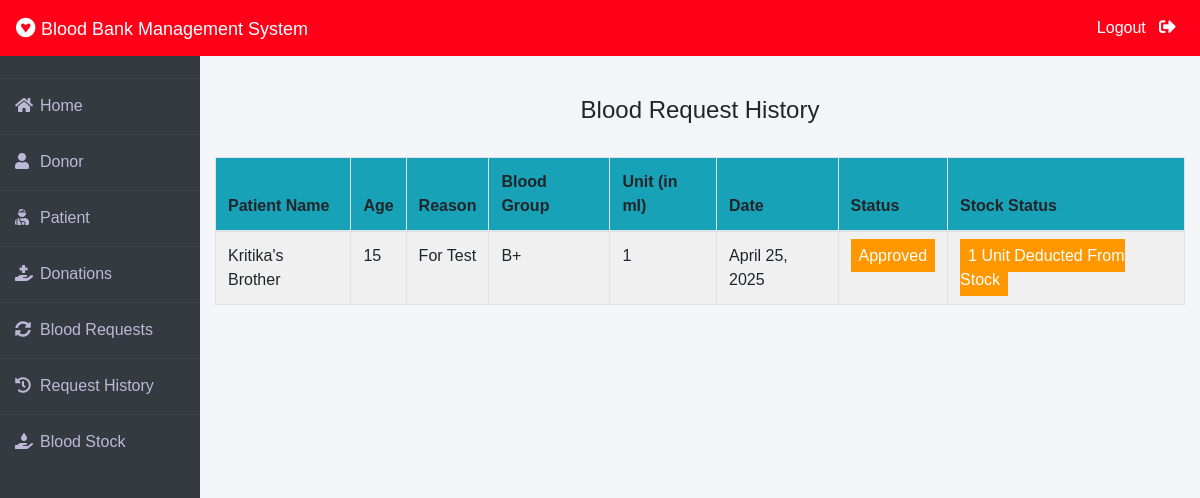
The app's page /admin-request-history (signed in), older data.
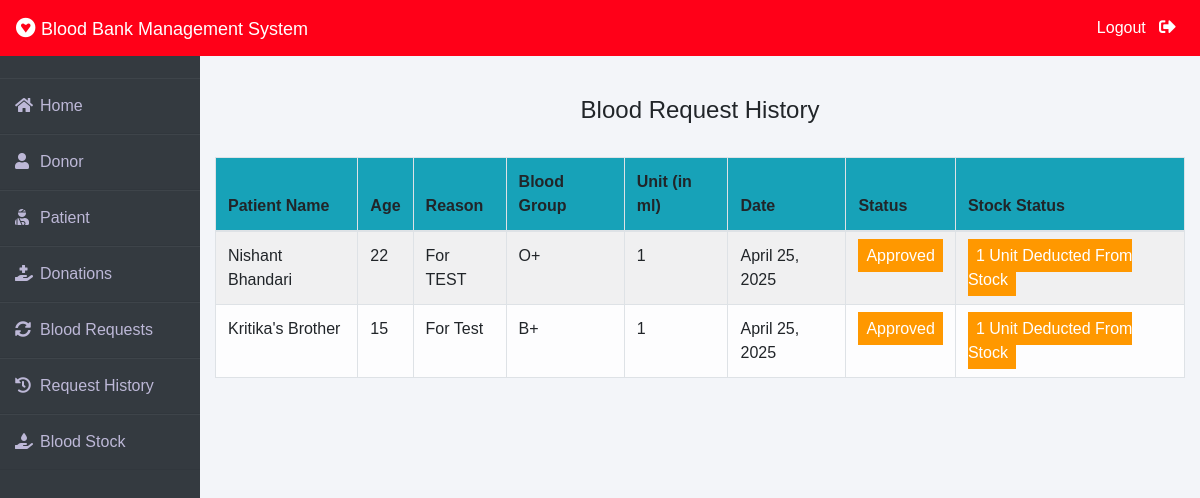
The same page, newer data.
### blood/models.py (models this page shows, shortened)
class BloodRequest(models.Model):
    request_by_patient=models.ForeignKey(pmodels.Patient,null=True,on_delete=models.CASCADE)
    request_by_donor=models.ForeignKey(dmodels.Donor,null=True,on_delete=models.CASCADE)
    patient_name=models.CharField(max_length=30)
    patient_age=models.PositiveIntegerField()
    reason=models.CharField(max_length=500)
    bloodgroup=models.CharField(max_length=10)
    unit=models.PositiveIntegerField(default=0)
    status=models.CharField(max_length=20,default="Pending")
    date=models.DateField(auto_now=True)

### blood/views.py (the view)
# urls.py: path('admin-request-history', views.admin_request_history_view,name='admin-request-history'),
@login_required(login_url='adminlogin')
def admin_request_history_view(request):
    requests=models.BloodRequest.objects.all().exclude(status='Pending')
    return render(request,'blood/admin_request_history.html',{'requests':requests})

### templates/blood/admin_request_history.html (shortened to what this page needs)
{% extends 'blood/adminbase.html' %}
{% block content %}
{% load widget_tweaks %}
{%load static%}
<head>
</head>
<br><br>
<div class="container">
    <H4 class="text-center">Blood Request History</H4><br>
    <table class="table table-light table-hover table-bordered table-striped">
        <thead class="bg-info">
            <tr>
                <th scope="col">Patient Name</th>
                <th scope="col">Age</th>
                <th scope="col">Reason</th>
                <th scope="col">Blood Group</th>
                <th scope="col">Unit (in ml)</th>
                <th scope="col">Date</th>
                <th scope="col">Status</th>
                <th scope="col">Stock Status</th>
            </tr>
        </thead>
        <tbody>
            {% for t in requests %}
            <tr>
                <td> {{t.patient_name}}</td>
                <td>{{t.patient_age}}</td>
                <td>{{t.reason}}</td>
                <td>{{t.bloodgroup}}</td>
                <td>{{t.unit}}</td>
                <td>{{t.date}}</td>
                {% if t.status == 'Approved' %}
                <td><span class="label warning"> Approved</span></td>
                <td><span class="label warning"> {{t.unit}} Unit Deducted From Stock</span></td>
                {% else %}
                <td><span class="label success">Rejected</span></td>
                <td><span class="label success"> 0 Unit Deducted From Stock</span></td>
                {% endif %}
            </tr>
            {% endfor %}
        </tbody>
    </table>
</div>
{% endblock content %}

Row changes from the older to the newer data that the page shows:
now on this page (row edited): BloodRequest: patient_name "Nishant Bhandari", patient_age "22", reason "For TEST", bloodgroup "O+", unit "1", date "April 25, 2025"
